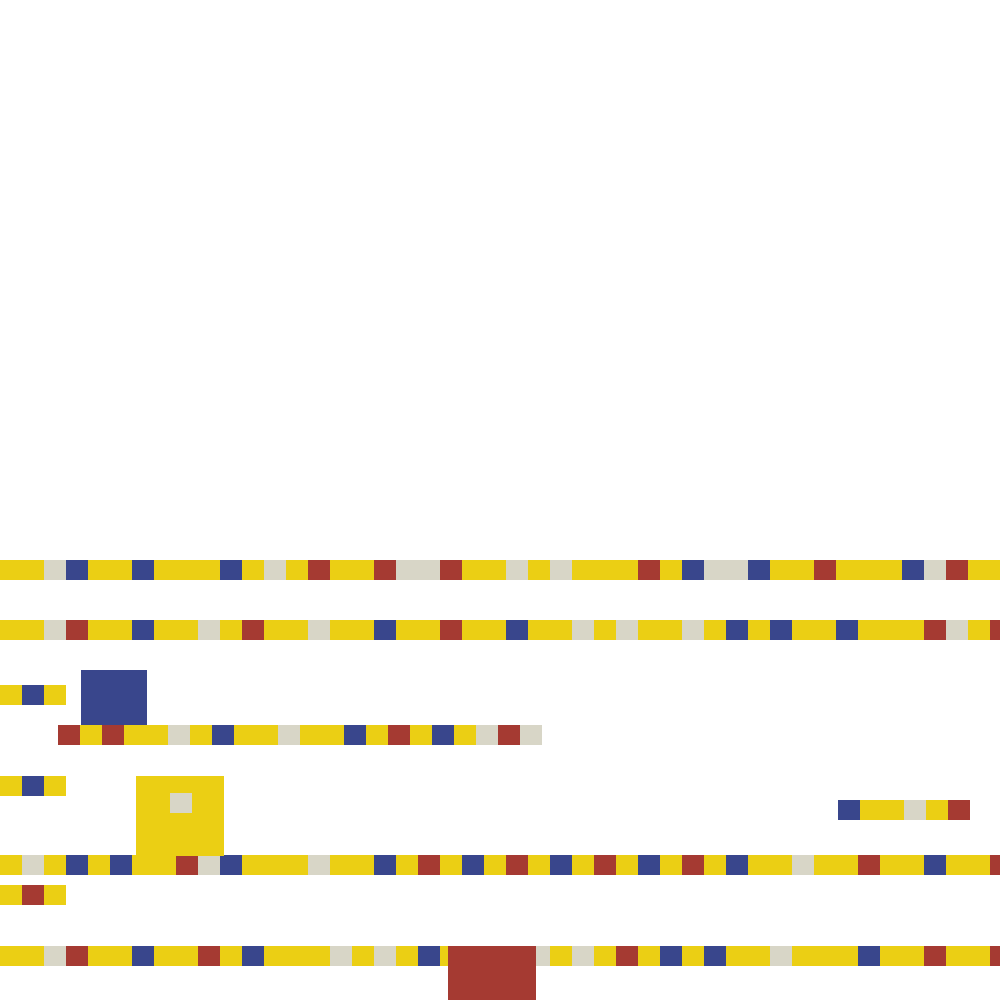
Frame 1 (no input)
Frame 2 (the mouse pressed at the canvas centre, redrawn once): identical to frame 1, image omitted

The p5.js sketch that drew this single still picture (run headless with seeded random() and noise() and a simulated clock; the mouse was pressed at the canvas centre and the sketch redrawn once):

// p5.js sketch
// ── sketch.js
function setup() {
  createCanvas(windowWidth, windowHeight);
  // Draw only once
  noLoop();
}

function draw() {
  let canvasSize = min(windowWidth, windowHeight);
  resizeCanvas(canvasSize, canvasSize);

  background(255);

  let rectWidth = canvasSize * 0.022; // Size ratio of small squares to canvas
  let rectHeight = canvasSize * 0.02;

  // Set color
  let yellow = '#EBCF14';
  let red = '#A53A32';
  let blue = '#39468C';
  let grey = '#D8D6C7';

  //Translate the origin point to the bottom
  translate(0, canvasSize * 0.56);

  noStroke();

  drawRow(0, 0, rectWidth, rectHeight,
    [yellow, yellow, grey, blue, yellow, yellow, blue, yellow, yellow, yellow, blue, yellow, grey, yellow, red, yellow, yellow, red,
      grey, grey, red, yellow, yellow, grey, yellow, grey, yellow, yellow, yellow, red, yellow, blue, grey, grey, blue, yellow, yellow, red,
      yellow, yellow, yellow, blue, grey, red, yellow, yellow]);

  drawRow(0, canvasSize * 0.06, rectWidth, rectHeight,
    [yellow,yellow, grey, red, yellow, yellow, blue, yellow, yellow, grey, yellow, red, yellow, yellow, grey,yellow, yellow, blue, yellow,
      yellow, red, yellow, yellow, blue, yellow, yellow, grey, yellow, grey, yellow, yellow,grey, yellow, blue, yellow, blue, yellow,
      yellow, blue, yellow, yellow, yellow, red, grey, yellow, red]);

  drawRow(canvasSize * 0.081, canvasSize * 0.11, rectWidth * 3, rectHeight * 3,
    [blue]);

  drawRow(canvasSize * 0.058, canvasSize * 0.165, rectWidth, rectHeight,
    [red, yellow, red, yellow, yellow, grey, yellow, blue, yellow, yellow, grey, yellow, yellow, blue, yellow, red, yellow, blue, yellow,
      grey, red, grey]);

  drawRow(0, canvasSize * 0.125, rectWidth, rectHeight,
    [yellow, blue, yellow]);

  drawRow(0, canvasSize * 0.216, rectWidth, rectHeight,
    [yellow, blue, yellow]);

  drawRow(0, canvasSize * 0.295, rectWidth, rectHeight,
    [yellow, grey, yellow, blue, yellow, blue, yellow, yellow, red, grey, blue, yellow, yellow, yellow, grey, yellow, yellow, blue, yellow,
      red, yellow, blue, yellow, red, yellow, blue, yellow, red,yellow, blue, yellow, red, yellow, blue, yellow, yellow, grey, yellow,
      yellow, red, yellow, yellow,blue, yellow, yellow, red, yellow]);

  drawRow(0, canvasSize * 0.386, rectWidth, rectHeight,
    [yellow, yellow, grey, red, yellow, yellow, blue, yellow, yellow, red, yellow, blue, yellow, yellow, yellow, grey, yellow, grey, yellow,
      blue, yellow, blue, yellow, yellow, grey, yellow, grey, yellow, red, yellow, blue, yellow, blue, yellow, yellow, grey, yellow, yellow,
      yellow, blue, yellow, yellow, red, yellow, yellow, red, yellow]);

  drawRow(0, canvasSize * 0.325, rectWidth, rectHeight,
    [yellow, red, yellow]);

  drawRow(canvasSize * 0.838, canvasSize * 0.24, rectWidth, rectHeight,
    [blue, yellow, yellow, grey, yellow, red]);

  drawRow(canvasSize * 0.136, canvasSize * 0.216, rectWidth * 4, rectHeight * 4,
    [yellow]);

  drawRow(canvasSize * 0.17, canvasSize * 0.233, rectWidth, rectHeight,
    [grey]);

  drawRow(canvasSize * 0.448, canvasSize * 0.386, rectWidth * 4, rectHeight * 3,
    [red]);
}

function drawRow(x, y, w, h, colors) {
  for (let i = 0; i < colors.length; i++) {
    fill(colors[i]);
    rect(x + i * w, y, w, h);
  }
}

// Adjust canvas size when window is resized
function windowResized() {
  let canvasSize = min(windowWidth, windowHeight);
  resizeCanvas(canvasSize, canvasSize);
  redraw(); // Redraw the canvas after resizing
}
